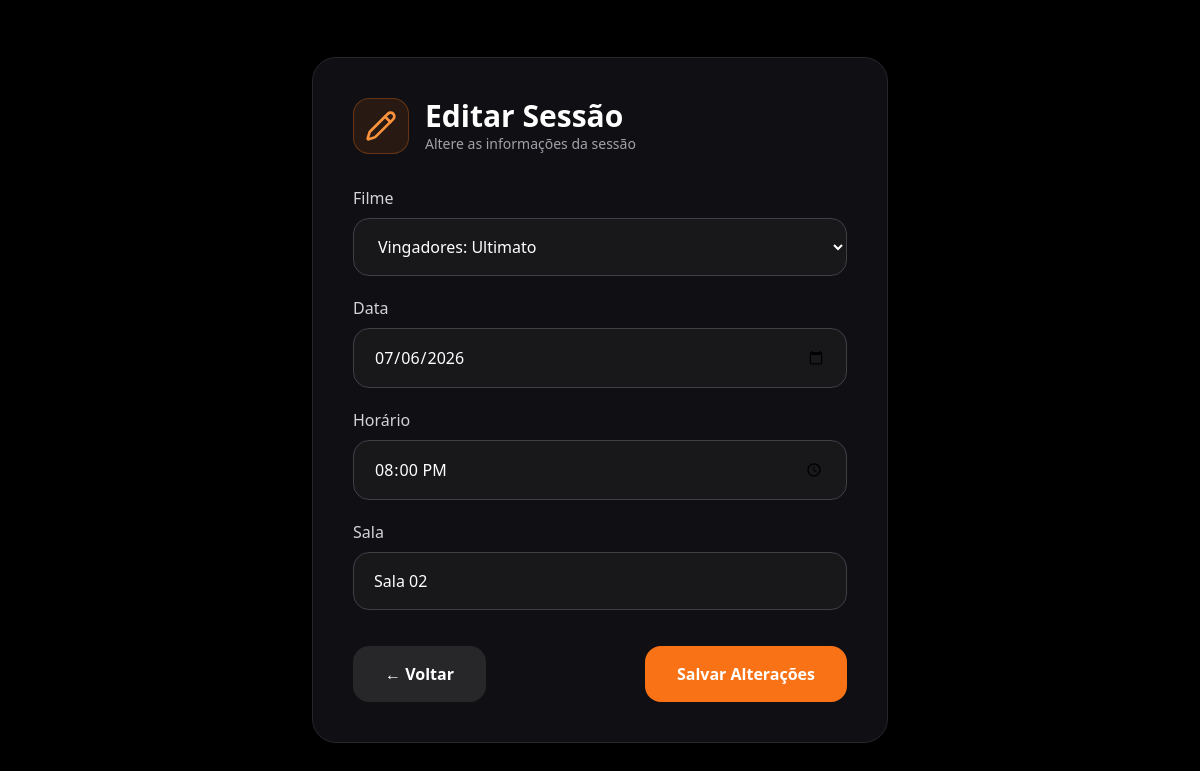
The app's page /paginas/sessoes/editar.php?id=2 (signed in), older data.
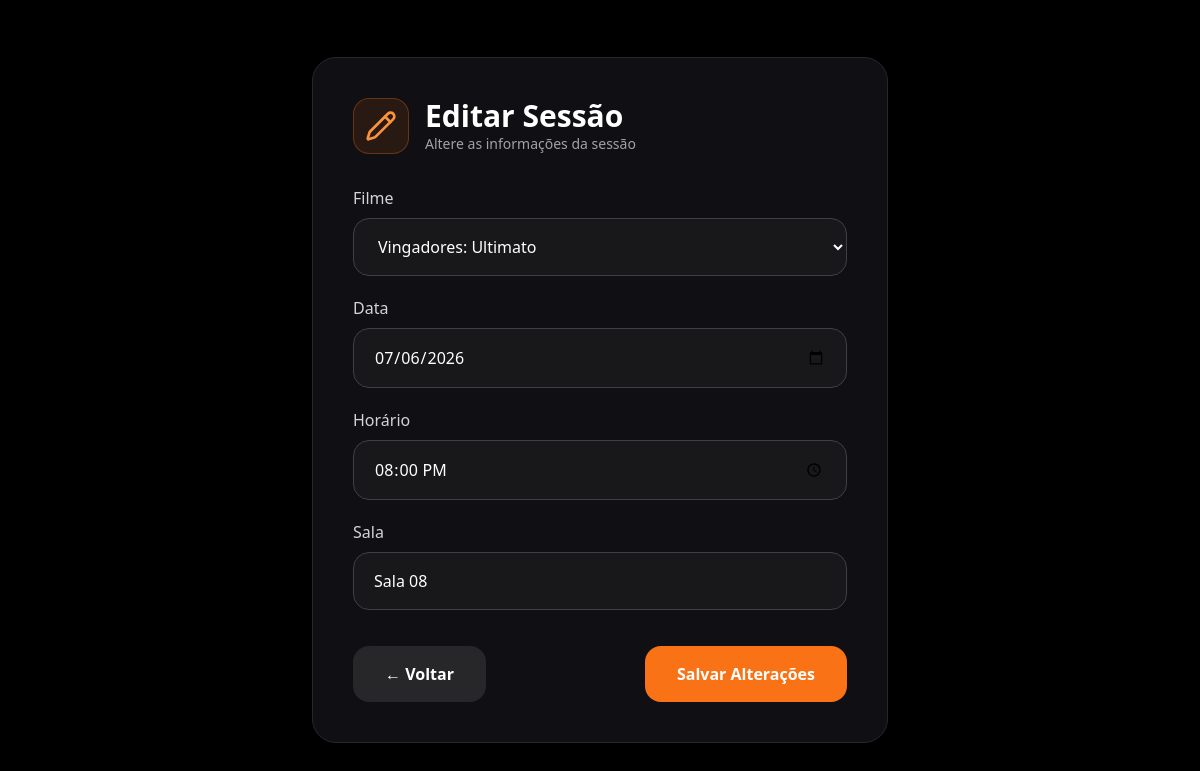
The same page, newer data.
### tables this page shows
CREATE TABLE `sessoes` (
  `id` int NOT NULL,
  `filme_id` int NOT NULL,
  `data` date NOT NULL,
  `horario` time NOT NULL,
  `sala` varchar(50) NOT NULL
);

CREATE TABLE `filmes` (
  `id` int NOT NULL,
  `nome` varchar(255) NOT NULL,
  `genero` varchar(255) NOT NULL,
  `classificacao` varchar(10) NOT NULL
);

### paginas/sessoes/editar.php (the view, shortened to what this page needs)
<?php
$pdo = getConexao();
$id = $_GET['id'];
$sql = "SELECT * FROM sessoes WHERE id = :id";
$stmt = $pdo->prepare($sql);
$stmt->execute([
    ':id' => $id
]);
$sessao = $stmt->fetch(PDO::FETCH_ASSOC);
$sql = "SELECT * FROM filmes";
$stmt = $pdo->query($sql);
$filmes = $stmt->fetchAll(PDO::FETCH_ASSOC);
?>
<!DOCTYPE html>
<html lang="pt-br">
<head>
    <script src="https://cdn.tailwindcss.com"></script>
</head>
<body class="bg-black text-white min-h-screen flex items-center justify-center p-10">
    <div class="w-full max-w-xl bg-[#101014] border border-zinc-800 rounded-3xl p-10 shadow-2xl">
        <div class="flex items-center gap-4 mb-8">
            <div class="w-14 h-14 rounded-2xl bg-orange-500/10 border border-orange-500/30 flex items-center justify-center">
                <i data-lucide="pencil" class="w-8 h-8 text-orange-400"></i>
            </div>
            <div>
                <h1 class="text-3xl font-bold">Editar Sessão</h1>
                <p class="text-zinc-400 text-sm">Altere as informações da sessão</p>
            </div>
        </div>
        <form method="POST" class="space-y-5">
            <div>
                <label class="block mb-2 text-zinc-300">Filme</label>
                <select name="filme_id" required
                class="w-full bg-zinc-900 border border-zinc-700 rounded-2xl px-5 py-4 outline-none focus:border-orange-500">
                    <?php foreach($filmes as $filme): ?>
                        <option value="<?php echo $filme['id']; ?>"
                            <?php echo ($filme['id'] == $sessao['filme_id']) ? 'selected' : ''; ?>>
                            <?php echo htmlspecialchars($filme['nome']); ?>
                        </option>
                    <?php endforeach; ?>
                </select>
            </div>
            <div>
                <label class="block mb-2 text-zinc-300">Data</label>
                <input type="date" name="data" value="<?php echo $sessao['data']; ?>" required
                class="w-full bg-zinc-900 border border-zinc-700 rounded-2xl px-5 py-4 outline-none focus:border-orange-500">
            </div>
            <div>
                <label class="block mb-2 text-zinc-300">Horário</label>
                <input type="time" name="horario" value="<?php echo $sessao['horario']; ?>" required
                class="w-full bg-zinc-900 border border-zinc-700 rounded-2xl px-5 py-4 outline-none focus:border-orange-500">
            </div>
            <div>
                <label class="block mb-2 text-zinc-300">Sala</label>
                <input type="text" name="sala" value="<?php echo htmlspecialchars($sessao['sala']); ?>" required
                class="w-full bg-zinc-900 border border-zinc-700 rounded-2xl px-5 py-4 outline-none focus:border-orange-500">
            </div>
            <div class="flex justify-between gap-4 pt-4">
                <a href="index.php"
                class="bg-zinc-800 hover:bg-zinc-700 transition px-8 py-4 rounded-2xl font-semibold">
                    ← Voltar
                </a>
                <button type="submit"
                class="bg-orange-500 hover:bg-orange-600 transition px-8 py-4 rounded-2xl font-semibold">
                    Salvar Alterações
                </button>
            </div>
        </form>
    </div>
</body>
</html>

Row changes from the older to the newer data that the page shows:
changed sessoes "Vingadores: Ultimato": sala "Sala 02" → "Sala 08"
